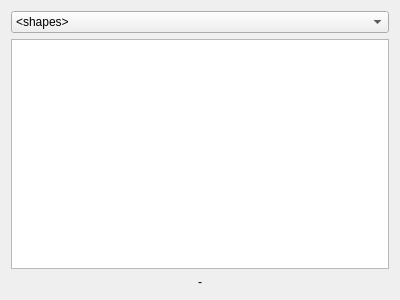
<?xml version="1.0" encoding="UTF-8"?>
<ui version="4.0">
 <class>Dialog</class>
 <widget class="QDialog" name="Dialog">
  <property name="geometry">
   <rect>
    <x>0</x>
    <y>0</y>
    <width>400</width>
    <height>300</height>
   </rect>
  </property>
  <property name="windowTitle">
   <string>Import shapes</string>
  </property>
  <layout class="QVBoxLayout" name="verticalLayout">
   <item>
    <widget class="QComboBox" name="comboDirs">
     <item>
      <property name="text">
       <string>&lt;shapes&gt;</string>
      </property>
     </item>
    </widget>
   </item>
   <item>
    <widget class="QListWidget" name="listFiles"/>
   </item>
   <item>
    <widget class="QLabel" name="labListed">
     <property name="text">
      <string notr="true">-</string>
     </property>
     <property name="alignment">
      <set>Qt::AlignCenter</set>
     </property>
    </widget>
   </item>
  </layout>
 </widget>
 <resources/>
 <connections/>
</ui>
